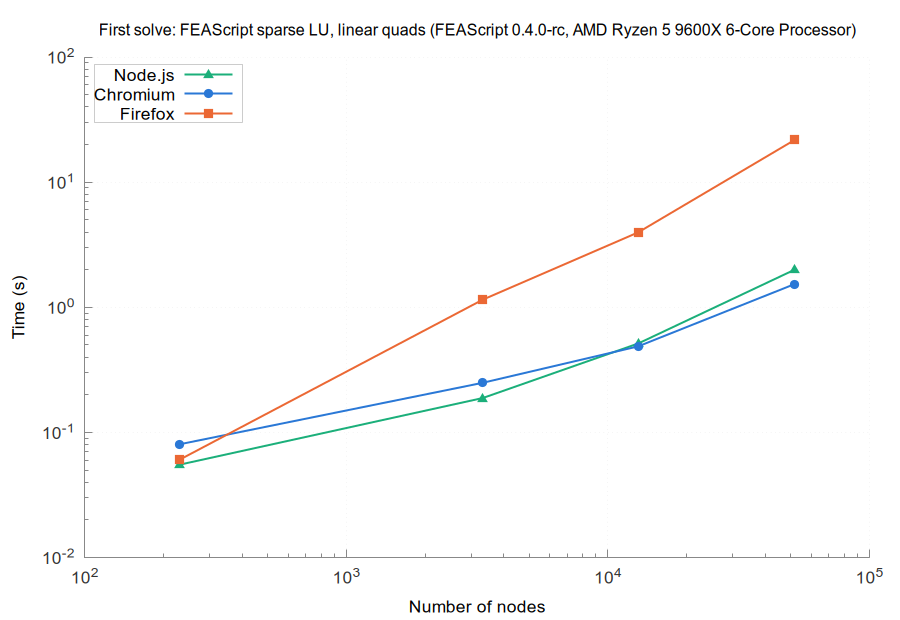

Write the gnuplot code that produced this figure.
set terminal pngcairo size 900,620 font 'Arial,13'
set border 3 lc rgb '#888888'; set tics nomirror tc rgb '#333333'
set grid lc rgb '#e6e6e6' lw 1; set key top left box lc rgb '#cccccc' opaque
set logscale xy; set format y '10^{%L}'; set format x '10^{%L}'
set output 'browsers_FEAScript_sparse_LU_linear_quads_first.png'
set title 'First solve: FEAScript sparse LU, linear quads (FEAScript 0.4.0-rc, AMD Ryzen 5 9600X 6-Core Processor)' font 'Arial,12'
set xlabel 'Number of nodes'
set ylabel 'Time (s)'
plot 'browsers_FEAScript_sparse_LU_linear_quads_first_node.dat' u 1:2 w lp lw 2 pt 9 ps 1.2 lc rgb '#1baf7a' t 'Node.js', \
     'browsers_FEAScript_sparse_LU_linear_quads_first_chromium.dat' u 1:2 w lp lw 2 pt 7 ps 1.2 lc rgb '#2a78d6' t 'Chromium', \
     'browsers_FEAScript_sparse_LU_linear_quads_first_firefox.dat' u 1:2 w lp lw 2 pt 5 ps 1.2 lc rgb '#eb6834' t 'Firefox'
